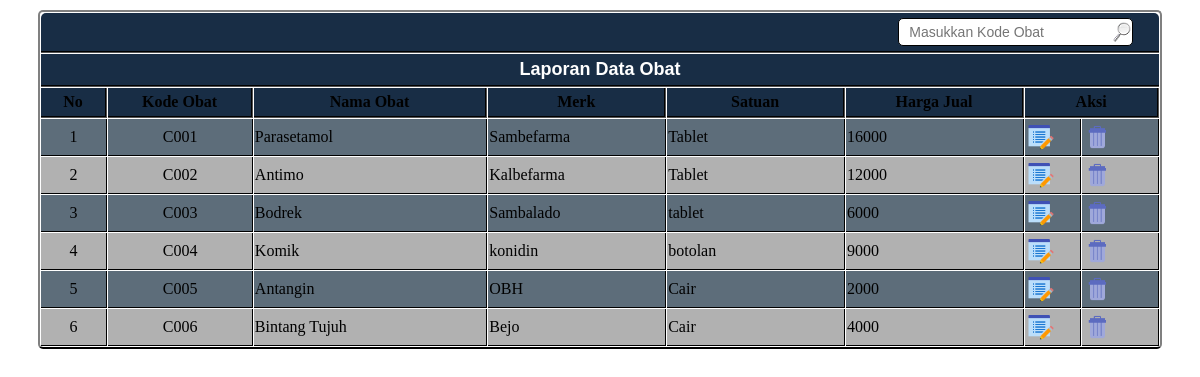
Screenshot of /admin/obat_pencarian.php with the database file from the repository.
### tables this page shows
CREATE TABLE IF NOT EXISTS `obat` (
  `kode_obat` varchar(5) NOT NULL,
  `nama_obat` varchar(30) NOT NULL,
  `merk` varchar(30) NOT NULL,
  `satuan` varchar(10) NOT NULL,
  `harga_jual` int(11) NOT NULL,
  PRIMARY KEY  (`kode_obat`)
);

### admin/obat_pencarian.php (the view, shortened to what this page needs)
<!DOCTYPE html PUBLIC "-//W3C//DTD XHTML 1.0 Transitional//EN" "http://www.w3.org/TR/xhtml1/DTD/xhtml1-transitional.dtd">
<html xmlns="http://www.w3.org/1999/xhtml">
<head>
</head>
<link rel="stylesheet" href="tabel.css" type="text/css" />
<body>
<table border="0" align="center" cellspacing="1" class="tabel" width="98%" >
  <tr>
    <form action="obat_pencarian.php" method="post">
      <th colspan="9" class="judul"> <div align="right">
  <input type="text" name="kode_obat" class="cari" size="25" placeholder="Masukkan Kode Obat" />
  &nbsp;&nbsp;&nbsp;&nbsp; </div></th>
    </form>
  </tr>
  <tr>
    <th class="judul2" colspan="9">Laporan Data Obat</th>
  </tr>
  <tr>
    <th width="6%" class="isiform">No</th>
    <th width="13%" class="isiform">Kode Obat</th>
    <th width="21%" class="isiform">Nama Obat</th>
    <th width="16%" class="isiform">Merk</th>
    <th width="16%" class="isiform">Satuan</th>
    <th width="16%" class="isiform">Harga Jual</th>
    <th colspan="3" class="isiform">Aksi</th>
  </tr>
  <?php
				$query = mysql_query("select * from obat where kode_obat like '%$_POST[kode_obat]%'") or die(mysql_error);
				$nomor=1;
				while($data=mysql_fetch_array($query))
				{
				if($nomor%2==0)
				{ $bgcolor="#b1b1b1"; }
				else
				{ $bgcolor="#5d6d7a"; }
				?>
  <tr class='isiform1' bgcolor=<?php echo "$bgcolor"; ?>>
    <td class="isiform1"><div align="center">
    <?php echo $nomor;?></div></td>
    <td class="isiform1"><div align="center">
    <?php echo $data["0"];?></div></td>
    <td class="isiform1"><?php echo $data["1"];?></td>
    <td class="isiform1"><?php echo $data["2"]; ?></td>
    <td class="isiform1"><?php echo $data["3"]; ?></td>
    <td class="isiform1"><?php echo $data["4"]; ?></td>
    <td width="5%" class="isiform1"><?php echo "<a href=jenis_obat_edit.php?kode_obat=$data[kode_obat]>
				<img src='../img/edit.png' width='30px' height='30px'/></a>";?></td>
    <td width="7%" class="isiform1"><?php echo "<a href=jenis_obat_delete.php?kode_obat=$data[kode_obat]&&hapus=oke><img src='../img/delete.png' width='30px' height='30px'/></a>";?></td>
  </tr>
  <?php $nomor++;}?>
</table>
</body>
</html>

### admin/tabel.css (style rules this page uses)
.tabel { width:95%; margin-top:10px; border-width:2px; border-style:solid; border-bottom-color:#000000; border-radius:5px 5px 5px 5px; }
.judul { background-color:#182D45; color:#ffffff; padding-top:5px; padding-bottom:5px; font-family:Arial, Helvetica, sans-serif; font-size:18px; border-bottom-style:groove; border-bottom-width:2px; border-radius:5px 5px 0px 0px; border-color:#000000; }
.judul2 { background-color:#182D45; color:#ffffff; padding-top:5px; padding-bottom:5px; font-family:Arial, Helvetica, sans-serif; font-size:18px; border-bottom-style:groove; border-bottom-width:2px; border-radius:0px 0px 0px 0px; border-color:#000000; }
.isiform { border-right-width:2px; border-right-style:groove; border-bottom-style:groove; border-bottom-width:2px; border-radius:0px 0px 0px 0px; background-color:#182D45; padding-top:5px; padding-bottom:5px; border-color:#000000; color:ffffff; }
.isiform1 { border-right-width:1px; border-right-style:groove; border-bottom-style:groove; border-bottom-width:1px; padding-top:3px; padding-bottom:3px; border-color:#000000; }
.cari { padding-top:5px; padding-bottom:5px; background-image:url(../img/cari1.png); background-position:right; background-repeat:no-repeat; padding-left:10px; font-family:Arial, Helvetica, sans-serif; font-size:14px; color:#666666; border-style:solid; border-color:#000000; border-width:1px; box-shadow:2px 2x 2px #999999; border-radius:5px 5px 5px 5px; }

### rows the page displays
obat: kode_obat "C001", nama_obat "Parasetamol", merk "Sambefarma", satuan "Tablet", harga_jual "16000"
obat: kode_obat "C002", nama_obat "Antimo", merk "Kalbefarma", satuan "Tablet", harga_jual "12000"
obat: kode_obat "C003", nama_obat "Bodrek", merk "Sambalado", satuan "tablet", harga_jual "6000"
obat: kode_obat "C004", nama_obat "Komik", merk "konidin", satuan "botolan", harga_jual "9000"
obat: kode_obat "C005", nama_obat "Antangin", merk "OBH", satuan "Cair", harga_jual "2000"
obat: kode_obat "C006", nama_obat "Bintang Tujuh", merk "Bejo", satuan "Cair", harga_jual "4000"
